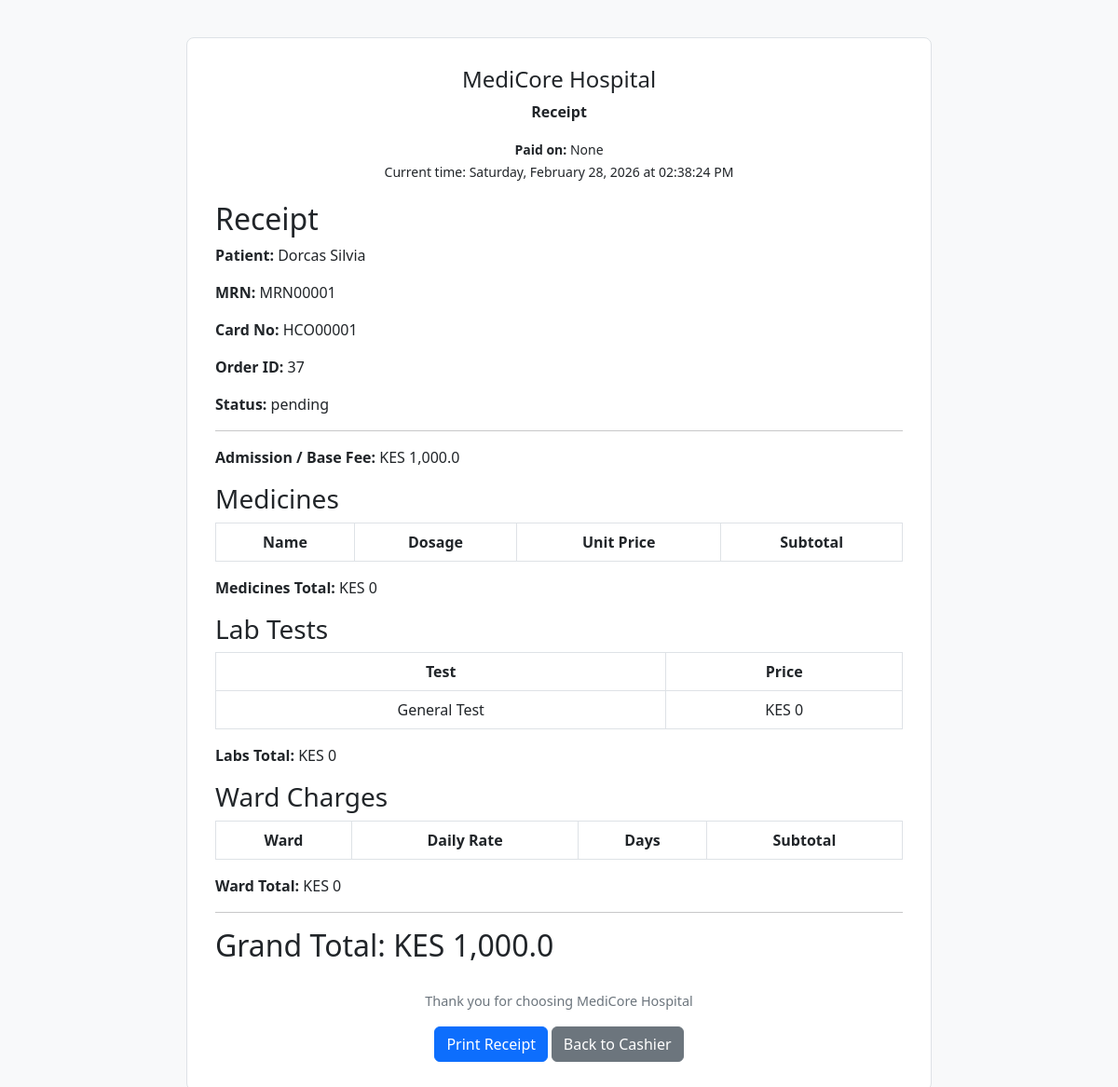
/receipt/37, run on the app's committed database.
### tables this page shows
CREATE TABLE patients (
    id INTEGER PRIMARY KEY AUTOINCREMENT,
    name TEXT NOT NULL,
    age INTEGER NOT NULL,
    gender TEXT NOT NULL,
    contact TEXT NOT NULL,
    address TEXT NOT NULL,
    symptoms TEXT,
    diagnosis TEXT,
    lab_results TEXT,
    prescribed_medicine TEXT,
    bill_amount REAL
, is_active INTEGER DEFAULT 1, admission_status TEXT DEFAULT 'outpatient', labor_status TEXT DEFAULT 'none', first_name TEXT, last_name TEXT, created_at TEXT, status TEXT DEFAULT 'draft', updated_at TEXT, card_number TEXT, medical_record_number TEXT, prescriptions TEXT, tests_ordered TEXT, billing_amount REAL);

CREATE TABLE cashier_orders (
    id INTEGER PRIMARY KEY AUTOINCREMENT,
    patient_id INTEGER NOT NULL,
    amount REAL NOT NULL,
    created_at TIMESTAMP DEFAULT CURRENT_TIMESTAMP,
    status TEXT DEFAULT 'pending', paid_at TEXT, date_paid TEXT,
    FOREIGN KEY(patient_id) REFERENCES patients(id)
);

CREATE TABLE lab_orders (
  id INTEGER PRIMARY KEY AUTOINCREMENT,
  patient_id INTEGER,
  test_name TEXT,
  ordered_by TEXT,
  status TEXT DEFAULT 'pending',
  created_at TIMESTAMP DEFAULT CURRENT_TIMESTAMP
, fulfilled_at TIMESTAMP, test_id INTEGER, price REAL, unit_price);

### app.py (the view)
@app.route("/receipt/<int:order_id>")
def receipt(order_id):
    db = get_db()
    order = db.execute("""
        SELECT co.id, co.patient_id, co.status, co.date_paid, co.amount,
               p.first_name || ' ' || p.last_name AS patient_name,
               p.medical_record_number, p.card_number
        FROM cashier_orders co
        JOIN patients p ON co.patient_id = p.id
        WHERE co.id=?
    """, (order_id,)).fetchone()
    medicines = db.execute("""
        SELECT m.name, pm.dosage, m.unit_price,
               (pm.dosage * m.unit_price) AS subtotal
        FROM patient_medicines pm
        JOIN medicines m ON pm.medicine_id = m.id
        WHERE pm.patient_id=?
    """, (order["patient_id"],)).fetchall()
    med_total = sum((m["subtotal"] or 0) for m in medicines) if medicines else 0
    labs = db.execute("""
        SELECT test_name, unit_price
        FROM lab_orders
        WHERE patient_id=?
    """, (order["patient_id"],)).fetchall()
    lab_total = sum((l["unit_price"] or 0) for l in labs) if labs else 0
    wards = db.execute("""
        SELECT ward_name, daily_rate, days, (daily_rate * days) AS subtotal
        FROM ward_charges
        WHERE patient_id=?
    """, (order["patient_id"],)).fetchall()
    ward_total = sum((w["subtotal"] or 0) for w in wards) if wards else 0
    base_amount = order["amount"] or 0
    total_amount = base_amount + med_total + lab_total + ward_total
    return render_template(
        "receipt.html",
        order=order,
        medicines=medicines,
        labs=labs,
        wards=wards,
        med_total=med_total,
        lab_total=lab_total,
        ward_total=ward_total,
        base_amount=base_amount,
        total_amount=total_amount
    )

### app.py (called while the page is built)
def get_db():
    conn = sqlite3.connect('hospital.db')
    conn.row_factory = sqlite3.Row
    return conn

### templates/receipt.html (shortened to what this page needs)
<!DOCTYPE html>
<html lang="en">
<head>
  <link href="https://cdn.jsdelivr.net/npm/bootstrap@5.3.0/dist/css/bootstrap.min.css" rel="stylesheet">
</head>
<body>
  <div class="receipt-container">
    <div class="receipt-header">
      <h4>MediCore Hospital</h4>
      <p><strong>Receipt</strong></p>
      <small><strong>Paid on:</strong> {{ order.date_paid }}</small><br>
      <small id="current-time"></small>
    </div>
    <h2>Receipt</h2>
    <p><strong>Patient:</strong> {{ order.patient_name }}</p>
    <p><strong>MRN:</strong> {{ order.medical_record_number }}</p>
    <p><strong>Card No:</strong> {{ order.card_number }}</p>
    <p><strong>Order ID:</strong> {{ order.id }}</p>
    <p><strong>Status:</strong> {{ order.status }}</p>
    <hr>
    <p><strong>Admission / Base Fee:</strong> KES {{ "{:,}".format(base_amount or 0) }}</p>
    <h3>Medicines</h3>
    <table class="table table-bordered">
      <thead>
        <tr><th>Name</th><th>Dosage</th><th>Unit Price</th><th>Subtotal</th></tr>
      </thead>
    </table>
    <p><strong>Medicines Total:</strong> KES {{ "{:,}".format(med_total or 0) }}</p>
    <h3>Lab Tests</h3>
    <table class="table table-bordered">
      <thead>
        <tr><th>Test</th><th>Price</th></tr>
      </thead>
      <tbody>
        {% for lab in labs %}
          <tr>
            <td>{{ lab.test_name }}</td>
            <td>KES {{ "{:,}".format(lab.unit_price or 0) }}</td>
          </tr>
        {% endfor %}
      </tbody>
    </table>
    <p><strong>Labs Total:</strong> KES {{ "{:,}".format(lab_total or 0) }}</p>
    <h3>Ward Charges</h3>
    <table class="table table-bordered">
      <thead>
        <tr><th>Ward</th><th>Daily Rate</th><th>Days</th><th>Subtotal</th></tr>
      </thead>
    </table>
    <p><strong>Ward Total:</strong> KES {{ "{:,}".format(ward_total or 0) }}</p>
    <hr>
    <h2>Grand Total: KES {{ "{:,}".format(total_amount or 0) }}</h2>
    <div class="receipt-footer">
      <p>Thank you for choosing MediCore Hospital</p>
      <button class="btn btn-primary" onclick="window.print()">Print Receipt</button>
      <a href="{{ url_for('cashier') }}" class="btn btn-secondary">Back to Cashier</a>
    </div>
  </div>
</body>
</html>

### templates/receipt.html (style rules this page uses)
body { background-color: #f8f9fa; }
.receipt-container { max-width: 800px; margin: 40px auto; background: white; padding: 30px; border: 1px solid #dee2e6; border-radius: 8px; }
.receipt-header { text-align: center; margin-bottom: 20px; }
.receipt-footer { text-align: center; margin-top: 30px; font-size: 0.9em; color: #6c757d; }
table th, table td { text-align: center; }

### data on the page
patients: date_paid "None", patient_name "Dorcas Silvia", medical_record_number "MRN00001", card_number "HCO00001"
cashier_orders: id "37", status "pending", amount "1,000.0"
lab_orders: test_name "General Test", unit_price "0"

### other printed values
{{ "{:,}".format(med_total or 0) }} "0"
{{ "{:,}".format(lab_total or 0) }} "0"
{{ "{:,}".format(ward_total or 0) }} "0"
{{ "{:,}".format(total_amount or 0) }} "1,000.0"
